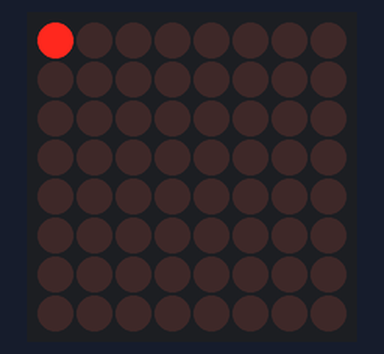
The sketch below on a simulated Arduino Uno, built with avr-gcc and run on an emulated ATmega328P. On the bench: 8×8 LED matrix.

Above: at 0.05 s.
At 5.05 s:
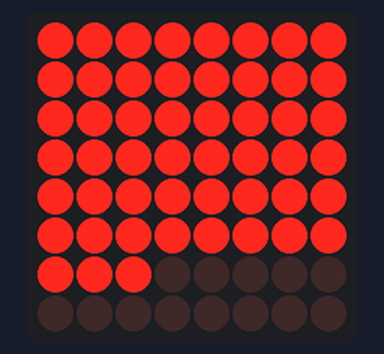
At 10.06 s:
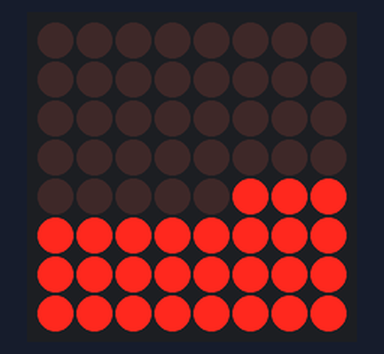
At 19.99 s:
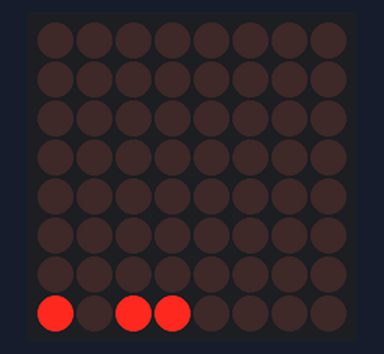
At 29.93 s:
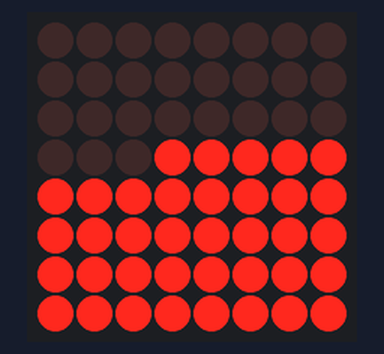
At 39.86 s:
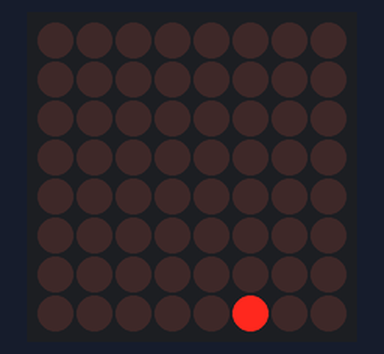

The sketch:

Experiment_8_MAX7219_LedControl_1.ino
```cpp
// (licence header left out)
#include "LedControl.h"

/*
  Now we need to identify the pins
  Pin 2 is connected to the DIN
  Pin 3 is connected to CS (LOAD)
  Pin 4 is connected to the CLK
  We have only a single MAX7219 so last parameter is 1
  No need to set the pins to output. The library does that
*/
LedControl lc = LedControl(2, 4, 3, 1);

void setup() {
  /*
    The MAX72XX is in power - saving mode on startup,
      we have to do a wakeup call.
      display 1 has an index of 0
  */
  lc.shutdown(0, false);
  //Set the brightness to a medium value
  lc.setIntensity(0, 8);
  //and clear the display
  lc.clearDisplay(0);
}

void loop() {
  //Sequence 1 - addressing an individual LED
  //turn all on in turn
  for (int row = 0; row < 8; row++) {
    for (int col = 0; col < 8; col++) {
      lc.setLed(0, row, col, true);
      delay (100);
    }
  }
  //turn all off in turn
  for (int row = 0; row < 8; row++) {
    for (int col = 0; col < 8; col++) {
      lc.setLed(0, row, col, false);
      delay (100);
    }
  }
  //one on at a time
  for (int row = 0; row < 8; row++) {
    for (int col = 0; col < 8; col++) {
      lc.setLed(0, row, col, true);
      delay (100);
      lc.setLed(0, row, col, false);
    }
  }
  lc.clearDisplay(0);

  //Sequence 2 - Addressing rows and columns
  for (int row = 0; row < 8; row++) {
    lc.setRow(0, row, B10110000);
    delay (100);
    lc.setRow(0, row, B00000000);
  }
  lc.clearDisplay(0);
  for (int col = 0; col < 8; col++) {
    lc.setColumn(0, col, B10110010);
    delay (100);
    lc.setColumn(0, col, B00000000);
  }
  lc.clearDisplay(0);
}
```
